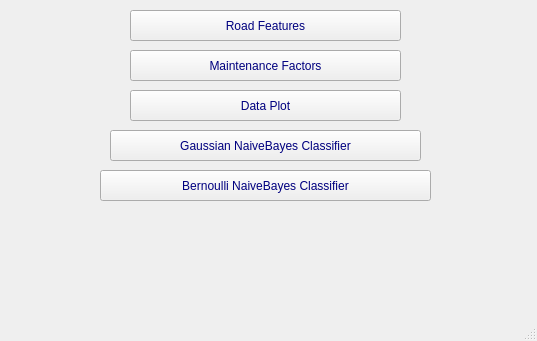
<?xml version="1.0" encoding="UTF-8"?>
<ui version="4.0">
 <class>MainWindow</class>
 <widget class="QMainWindow" name="MainWindow">
  <property name="geometry">
   <rect>
    <x>0</x>
    <y>0</y>
    <width>537</width>
    <height>341</height>
   </rect>
  </property>
  <property name="windowTitle">
   <string>Road Surface Analysis and classifiation</string>
  </property>
  <property name="styleSheet">
   <string notr="true">color: rgb(0, 0, 127);
font: 75 12pt &quot;MS Shell Dlg 2&quot;;</string>
  </property>
  <widget class="QWidget" name="centralwidget">
   <widget class="QPushButton" name="pushButton">
    <property name="geometry">
     <rect>
      <x>130</x>
      <y>50</y>
      <width>271</width>
      <height>31</height>
     </rect>
    </property>
    <property name="text">
     <string>Maintenance Factors</string>
    </property>
   </widget>
   <widget class="QPushButton" name="pushButton_2">
    <property name="geometry">
     <rect>
      <x>130</x>
      <y>90</y>
      <width>271</width>
      <height>31</height>
     </rect>
    </property>
    <property name="text">
     <string>Data Plot</string>
    </property>
   </widget>
   <widget class="QPushButton" name="pushButton_3">
    <property name="geometry">
     <rect>
      <x>110</x>
      <y>130</y>
      <width>311</width>
      <height>31</height>
     </rect>
    </property>
    <property name="text">
     <string>Gaussian NaiveBayes Classifier</string>
    </property>
   </widget>
   <widget class="QPushButton" name="pushButton_4">
    <property name="geometry">
     <rect>
      <x>100</x>
      <y>170</y>
      <width>331</width>
      <height>31</height>
     </rect>
    </property>
    <property name="text">
     <string>Bernoulli NaiveBayes Classifier</string>
    </property>
   </widget>
   <widget class="QPushButton" name="pushButton_5">
    <property name="geometry">
     <rect>
      <x>130</x>
      <y>10</y>
      <width>271</width>
      <height>31</height>
     </rect>
    </property>
    <property name="text">
     <string>Road Features</string>
    </property>
   </widget>
  </widget>
  <widget class="QStatusBar" name="statusbar"/>
 </widget>
 <resources/>
 <connections/>
</ui>
